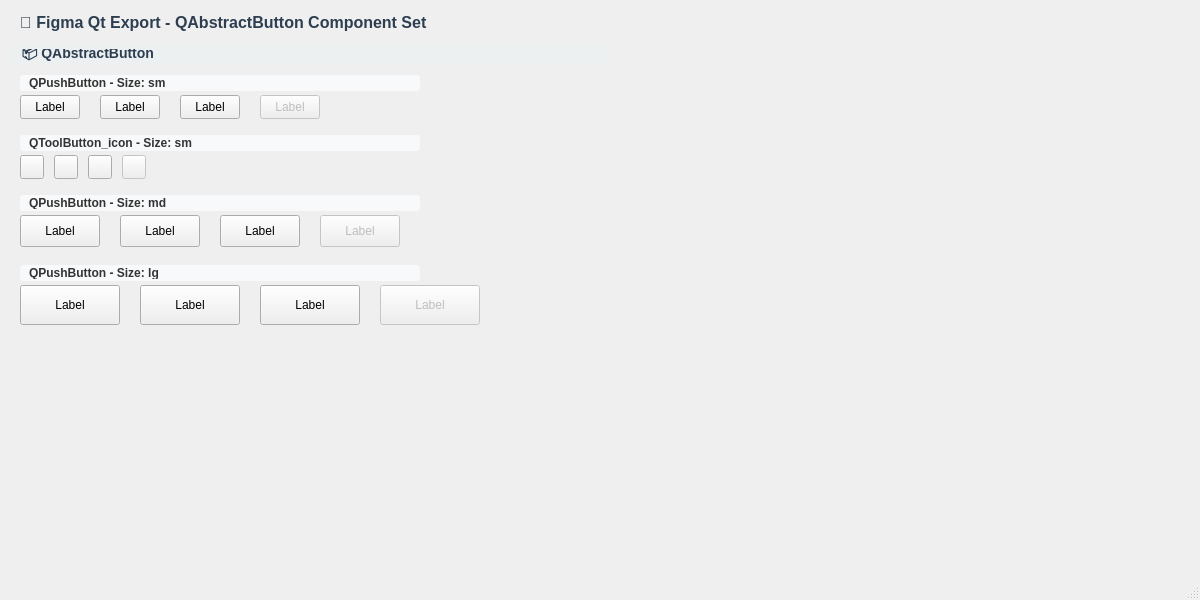
<?xml version="1.0" encoding="UTF-8"?>
<ui version="4.0">
 <class>MainWindow</class>
 <widget class="QMainWindow" name="MainWindow">
  <property name="geometry">
   <rect>
    <x>0</x>
    <y>0</y>
    <width>1200</width>
    <height>600</height>
   </rect>
  </property>
  <property name="windowTitle">
   <string>Qt Components Preview - QAbstractButton Export</string>
  </property>
  <widget class="QWidget" name="centralwidget">
   <widget class="QLabel" name="titleLabel">
    <property name="geometry">
     <rect>
      <x>20</x>
      <y>10</y>
      <width>800</width>
      <height>24</height>
     </rect>
    </property>
    <property name="text">
     <string>🎨 Figma Qt Export - QAbstractButton Component Set</string>
    </property>
    <property name="styleSheet">
     <string>font-size: 16px; font-weight: bold; color: #2c3e50;</string>
    </property>
   </widget>
   <widget class="QLabel" name="setLabel_0">
    <property name="geometry">
     <rect>
      <x>10</x>
      <y>45</y>
      <width>600</width>
      <height>20</height>
     </rect>
    </property>
    <property name="text">
     <string>📦 QAbstractButton</string>
    </property>
    <property name="styleSheet">
     <string>font-size: 14px; font-weight: bold; color: #2c3e50; background: #ecf0f1; padding: 4px 8px; border-radius: 4px;</string>
    </property>
   </widget>
   
   <!-- Small Size QPushButton -->
   <widget class="QLabel" name="groupLabel_0">
    <property name="geometry">
     <rect>
      <x>20</x>
      <y>75</y>
      <width>400</width>
      <height>16</height>
     </rect>
    </property>
    <property name="text">
     <string>QPushButton - Size: sm</string>
    </property>
    <property name="styleSheet">
     <string>font-weight: bold; color: #333; background: #f8f9fa; padding: 2px 6px; border-radius: 3px;</string>
    </property>
   </widget>
   
   <widget class="QPushButton" name="qpushbutton_sm_active_0">
    <property name="geometry">
     <rect>
      <x>20</x>
      <y>95</y>
      <width>60</width>
      <height>24</height>
     </rect>
    </property>
    <property name="text">
     <string>Label</string>
    </property>
    <property name="icon">
     <iconset>
      <normaloff>icons/qpushbutton_sm_active_0.svg</normaloff>
     </iconset>
    </property>
    <property name="toolTip">
     <string>Set: QAbstractButton
Type: QPushButton
Size: sm
State: active
Has Icon: Yes</string>
    </property>
   </widget>
   
   <widget class="QPushButton" name="qpushbutton_sm_hover_1">
    <property name="geometry">
     <rect>
      <x>100</x>
      <y>95</y>
      <width>60</width>
      <height>24</height>
     </rect>
    </property>
    <property name="text">
     <string>Label</string>
    </property>
    <property name="icon">
     <iconset>
      <normaloff>icons/qpushbutton_sm_hover_1.svg</normaloff>
     </iconset>
    </property>
    <property name="toolTip">
     <string>Set: QAbstractButton
Type: QPushButton
Size: sm
State: hover
Has Icon: Yes</string>
    </property>
   </widget>
   
   <widget class="QPushButton" name="qpushbutton_sm_pressed_2">
    <property name="geometry">
     <rect>
      <x>180</x>
      <y>95</y>
      <width>60</width>
      <height>24</height>
     </rect>
    </property>
    <property name="text">
     <string>Label</string>
    </property>
    <property name="icon">
     <iconset>
      <normaloff>icons/qpushbutton_sm_pressed_2.svg</normaloff>
     </iconset>
    </property>
    <property name="toolTip">
     <string>Set: QAbstractButton
Type: QPushButton
Size: sm
State: pressed
Has Icon: Yes</string>
    </property>
   </widget>
   
   <widget class="QPushButton" name="qpushbutton_sm_disabled_3">
    <property name="geometry">
     <rect>
      <x>260</x>
      <y>95</y>
      <width>60</width>
      <height>24</height>
     </rect>
    </property>
    <property name="text">
     <string>Label</string>
    </property>
    <property name="icon">
     <iconset>
      <normaloff>icons/qpushbutton_sm_disabled_3.svg</normaloff>
     </iconset>
    </property>
    <property name="toolTip">
     <string>Set: QAbstractButton
Type: QPushButton
Size: sm
State: disabled
Has Icon: Yes</string>
    </property>
    <property name="enabled">
     <bool>false</bool>
    </property>
   </widget>
   
   <!-- Small Size QToolButton -->
   <widget class="QLabel" name="groupLabel_1">
    <property name="geometry">
     <rect>
      <x>20</x>
      <y>135</y>
      <width>400</width>
      <height>16</height>
     </rect>
    </property>
    <property name="text">
     <string>QToolButton_icon - Size: sm</string>
    </property>
    <property name="styleSheet">
     <string>font-weight: bold; color: #333; background: #f8f9fa; padding: 2px 6px; border-radius: 3px;</string>
    </property>
   </widget>
   
   <widget class="QToolButton" name="qtoolbutton_icon_sm_active_4">
    <property name="geometry">
     <rect>
      <x>20</x>
      <y>155</y>
      <width>24</width>
      <height>24</height>
     </rect>
    </property>
    <property name="icon">
     <iconset>
      <normaloff>icons/qtoolbutton_icon_sm_active_4.svg</normaloff>
     </iconset>
    </property>
    <property name="toolButtonStyle">
     <enum>Qt::ToolButtonIconOnly</enum>
    </property>
    <property name="toolTip">
     <string>Set: QAbstractButton
Type: QToolButton_icon
Size: sm
State: active
Has Icon: Yes</string>
    </property>
   </widget>
   
   <widget class="QToolButton" name="qtoolbutton_icon_sm_hover_5">
    <property name="geometry">
     <rect>
      <x>54</x>
      <y>155</y>
      <width>24</width>
      <height>24</height>
     </rect>
    </property>
    <property name="icon">
     <iconset>
      <normaloff>icons/qtoolbutton_icon_sm_hover_5.svg</normaloff>
     </iconset>
    </property>
    <property name="toolButtonStyle">
     <enum>Qt::ToolButtonIconOnly</enum>
    </property>
    <property name="toolTip">
     <string>Set: QAbstractButton
Type: QToolButton_icon
Size: sm
State: hover
Has Icon: Yes</string>
    </property>
   </widget>
   
   <widget class="QToolButton" name="qtoolbutton_icon_sm_pressed_6">
    <property name="geometry">
     <rect>
      <x>88</x>
      <y>155</y>
      <width>24</width>
      <height>24</height>
     </rect>
    </property>
    <property name="icon">
     <iconset>
      <normaloff>icons/qtoolbutton_icon_sm_pressed_6.svg</normaloff>
     </iconset>
    </property>
    <property name="toolButtonStyle">
     <enum>Qt::ToolButtonIconOnly</enum>
    </property>
    <property name="toolTip">
     <string>Set: QAbstractButton
Type: QToolButton_icon
Size: sm
State: pressed
Has Icon: Yes</string>
    </property>
   </widget>
   
   <widget class="QToolButton" name="qtoolbutton_icon_sm_disabled_7">
    <property name="geometry">
     <rect>
      <x>122</x>
      <y>155</y>
      <width>24</width>
      <height>24</height>
     </rect>
    </property>
    <property name="icon">
     <iconset>
      <normaloff>icons/qtoolbutton_icon_sm_disabled_7.svg</normaloff>
     </iconset>
    </property>
    <property name="toolButtonStyle">
     <enum>Qt::ToolButtonIconOnly</enum>
    </property>
    <property name="toolTip">
     <string>Set: QAbstractButton
Type: QToolButton_icon
Size: sm
State: disabled
Has Icon: Yes</string>
    </property>
    <property name="enabled">
     <bool>false</bool>
    </property>
   </widget>
   
   <!-- Medium Size QPushButton -->
   <widget class="QLabel" name="groupLabel_2">
    <property name="geometry">
     <rect>
      <x>20</x>
      <y>195</y>
      <width>400</width>
      <height>16</height>
     </rect>
    </property>
    <property name="text">
     <string>QPushButton - Size: md</string>
    </property>
    <property name="styleSheet">
     <string>font-weight: bold; color: #333; background: #f8f9fa; padding: 2px 6px; border-radius: 3px;</string>
    </property>
   </widget>
   
   <widget class="QPushButton" name="qpushbutton_md_active_8">
    <property name="geometry">
     <rect>
      <x>20</x>
      <y>215</y>
      <width>80</width>
      <height>32</height>
     </rect>
    </property>
    <property name="text">
     <string>Label</string>
    </property>
    <property name="icon">
     <iconset>
      <normaloff>icons/qpushbutton_md_active_8.svg</normaloff>
     </iconset>
    </property>
    <property name="toolTip">
     <string>Set: QAbstractButton
Type: QPushButton
Size: md
State: active
Has Icon: Yes</string>
    </property>
   </widget>
   
   <widget class="QPushButton" name="qpushbutton_md_hover_9">
    <property name="geometry">
     <rect>
      <x>120</x>
      <y>215</y>
      <width>80</width>
      <height>32</height>
     </rect>
    </property>
    <property name="text">
     <string>Label</string>
    </property>
    <property name="icon">
     <iconset>
      <normaloff>icons/qpushbutton_md_hover_9.svg</normaloff>
     </iconset>
    </property>
    <property name="toolTip">
     <string>Set: QAbstractButton
Type: QPushButton
Size: md
State: hover
Has Icon: Yes</string>
    </property>
   </widget>
   
   <widget class="QPushButton" name="qpushbutton_md_pressed_10">
    <property name="geometry">
     <rect>
      <x>220</x>
      <y>215</y>
      <width>80</width>
      <height>32</height>
     </rect>
    </property>
    <property name="text">
     <string>Label</string>
    </property>
    <property name="icon">
     <iconset>
      <normaloff>icons/qpushbutton_md_pressed_10.svg</normaloff>
     </iconset>
    </property>
    <property name="toolTip">
     <string>Set: QAbstractButton
Type: QPushButton
Size: md
State: pressed
Has Icon: Yes</string>
    </property>
   </widget>
   
   <widget class="QPushButton" name="qpushbutton_md_disabled_11">
    <property name="geometry">
     <rect>
      <x>320</x>
      <y>215</y>
      <width>80</width>
      <height>32</height>
     </rect>
    </property>
    <property name="text">
     <string>Label</string>
    </property>
    <property name="icon">
     <iconset>
      <normaloff>icons/qpushbutton_md_disabled_11.svg</normaloff>
     </iconset>
    </property>
    <property name="toolTip">
     <string>Set: QAbstractButton
Type: QPushButton
Size: md
State: disabled
Has Icon: Yes</string>
    </property>
    <property name="enabled">
     <bool>false</bool>
    </property>
   </widget>
   
   <!-- Large Size QPushButton -->
   <widget class="QLabel" name="groupLabel_3">
    <property name="geometry">
     <rect>
      <x>20</x>
      <y>265</y>
      <width>400</width>
      <height>16</height>
     </rect>
    </property>
    <property name="text">
     <string>QPushButton - Size: lg</string>
    </property>
    <property name="styleSheet">
     <string>font-weight: bold; color: #333; background: #f8f9fa; padding: 2px 6px; border-radius: 3px;</string>
    </property>
   </widget>
   
   <widget class="QPushButton" name="qpushbutton_lg_active_12">
    <property name="geometry">
     <rect>
      <x>20</x>
      <y>285</y>
      <width>100</width>
      <height>40</height>
     </rect>
    </property>
    <property name="text">
     <string>Label</string>
    </property>
    <property name="icon">
     <iconset>
      <normaloff>icons/qpushbutton_lg_active_12.svg</normaloff>
     </iconset>
    </property>
    <property name="toolTip">
     <string>Set: QAbstractButton
Type: QPushButton
Size: lg
State: active
Has Icon: Yes</string>
    </property>
   </widget>
   
   <widget class="QPushButton" name="qpushbutton_lg_hover_13">
    <property name="geometry">
     <rect>
      <x>140</x>
      <y>285</y>
      <width>100</width>
      <height>40</height>
     </rect>
    </property>
    <property name="text">
     <string>Label</string>
    </property>
    <property name="icon">
     <iconset>
      <normaloff>icons/qpushbutton_lg_hover_13.svg</normaloff>
     </iconset>
    </property>
    <property name="toolTip">
     <string>Set: QAbstractButton
Type: QPushButton
Size: lg
State: hover
Has Icon: Yes</string>
    </property>
   </widget>
   
   <widget class="QPushButton" name="qpushbutton_lg_pressed_14">
    <property name="geometry">
     <rect>
      <x>260</x>
      <y>285</y>
      <width>100</width>
      <height>40</height>
     </rect>
    </property>
    <property name="text">
     <string>Label</string>
    </property>
    <property name="icon">
     <iconset>
      <normaloff>icons/qpushbutton_lg_pressed_14.svg</normaloff>
     </iconset>
    </property>
    <property name="toolTip">
     <string>Set: QAbstractButton
Type: QPushButton
Size: lg
State: pressed
Has Icon: Yes</string>
    </property>
   </widget>
   
   <widget class="QPushButton" name="qpushbutton_lg_disabled_15">
    <property name="geometry">
     <rect>
      <x>380</x>
      <y>285</y>
      <width>100</width>
      <height>40</height>
     </rect>
    </property>
    <property name="text">
     <string>Label</string>
    </property>
    <property name="icon">
     <iconset>
      <normaloff>icons/qpushbutton_lg_disabled_15.svg</normaloff>
     </iconset>
    </property>
    <property name="toolTip">
     <string>Set: QAbstractButton
Type: QPushButton
Size: lg
State: disabled
Has Icon: Yes</string>
    </property>
    <property name="enabled">
     <bool>false</bool>
    </property>
   </widget>
   
  </widget>
  <widget class="QMenuBar" name="menubar">
   <property name="geometry">
    <rect>
     <x>0</x>
     <y>0</y>
     <width>1200</width>
     <height>22</height>
    </rect>
   </property>
  </widget>
  <widget class="QStatusBar" name="statusbar"/>
 </widget>
 <resources/>
 <connections/>
</ui>
